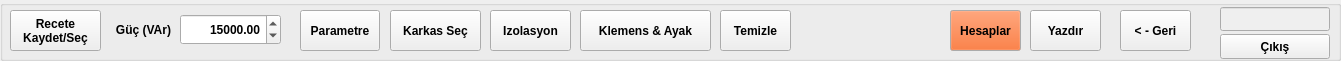
   <widget class="QGroupBox" name="groupBox_27">
    <property name="geometry">
     <rect>
      <x>4</x>
      <y>0</y>
      <width>1341</width>
      <height>61</height>
     </rect>
    </property>
    <property name="title">
     <string/>
    </property>
    <property name="flat">
     <bool>false</bool>
    </property>
    <widget class="QPushButton" name="pushButton_2">
     <property name="geometry">
      <rect>
       <x>1120</x>
       <y>10</y>
       <width>71</width>
       <height>41</height>
      </rect>
     </property>
     <property name="font">
      <font>
       <weight>75</weight>
       <bold>true</bold>
      </font>
     </property>
     <property name="text">
      <string>&lt; - Geri</string>
     </property>
    </widget>
    <widget class="QPushButton" name="pushButton_5">
     <property name="enabled">
      <bool>true</bool>
     </property>
     <property name="geometry">
      <rect>
       <x>10</x>
       <y>10</y>
       <width>91</width>
       <height>41</height>
      </rect>
     </property>
     <property name="font">
      <font>
       <weight>75</weight>
       <bold>true</bold>
      </font>
     </property>
     <property name="text">
      <string>Recete 
Kaydet/Seç</string>
     </property>
    </widget>
    <widget class="QLineEdit" name="lineEdit_user">
     <property name="enabled">
      <bool>false</bool>
     </property>
     <property name="geometry">
      <rect>
       <x>1220</x>
       <y>7</y>
       <width>110</width>
       <height>24</height>
      </rect>
     </property>
     <property name="alignment">
      <set>Qt::AlignCenter</set>
     </property>
    </widget>
    <widget class="QPushButton" name="pushButton_35">
     <property name="geometry">
      <rect>
       <x>1220</x>
       <y>34</y>
       <width>110</width>
       <height>25</height>
      </rect>
     </property>
     <property name="font">
      <font>
       <weight>75</weight>
       <bold>true</bold>
      </font>
     </property>
     <property name="text">
      <string>Çıkış</string>
     </property>
    </widget>
    <widget class="QPushButton" name="pushButton_4">
     <property name="geometry">
      <rect>
       <x>300</x>
       <y>10</y>
       <width>80</width>
       <height>41</height>
      </rect>
     </property>
     <property name="font">
      <font>
       <weight>75</weight>
       <bold>true</bold>
      </font>
     </property>
     <property name="text">
      <string>Parametre</string>
     </property>
    </widget>
    <widget class="QLabel" name="label_3">
     <property name="geometry">
      <rect>
       <x>100</x>
       <y>20</y>
       <width>71</width>
       <height>20</height>
      </rect>
     </property>
     <property name="font">
      <font>
       <weight>75</weight>
       <bold>true</bold>
      </font>
     </property>
     <property name="text">
      <string>Güç (VAr)</string>
     </property>
     <property name="alignment">
      <set>Qt::AlignRight|Qt::AlignTrailing|Qt::AlignVCenter</set>
     </property>
    </widget>
    <widget class="QDoubleSpinBox" name="doubleSpinBox_guc">
     <property name="geometry">
      <rect>
       <x>180</x>
       <y>14</y>
       <width>101</width>
       <height>31</height>
      </rect>
     </property>
     <property name="font">
      <font>
       <weight>75</weight>
       <bold>true</bold>
      </font>
     </property>
     <property name="layoutDirection">
      <enum>Qt::LeftToRight</enum>
     </property>
     <property name="autoFillBackground">
      <bool>false</bool>
     </property>
     <property name="alignment">
      <set>Qt::AlignRight|Qt::AlignTrailing|Qt::AlignVCenter</set>
     </property>
     <property name="maximum">
      <double>999999.989999999990687</double>
     </property>
     <property name="value">
      <double>15000.000000000000000</double>
     </property>
    </widget>
    <widget class="QPushButton" name="pushButton_6">
     <property name="geometry">
      <rect>
       <x>390</x>
       <y>10</y>
       <width>91</width>
       <height>41</height>
      </rect>
     </property>
     <property name="font">
      <font>
       <weight>75</weight>
       <bold>true</bold>
      </font>
     </property>
     <property name="text">
      <string>Karkas Seç</string>
     </property>
    </widget>
    <widget class="QPushButton" name="pushButton_8">
     <property name="geometry">
      <rect>
       <x>490</x>
       <y>10</y>
       <width>81</width>
       <height>41</height>
      </rect>
     </property>
     <property name="font">
      <font>
       <weight>75</weight>
       <bold>true</bold>
      </font>
     </property>
     <property name="text">
      <string>Izolasyon</string>
     </property>
    </widget>
    <widget class="QPushButton" name="pushButton_klemens">
     <property name="enabled">
      <bool>true</bool>
     </property>
     <property name="geometry">
      <rect>
       <x>580</x>
       <y>10</y>
       <width>131</width>
       <height>41</height>
      </rect>
     </property>
     <property name="font">
      <font>
       <weight>75</weight>
       <bold>true</bold>
      </font>
     </property>
     <property name="text">
      <string>Klemens &amp;&amp; Ayak</string>
     </property>
    </widget>
    <widget class="QPushButton" name="pushButton_7">
     <property name="geometry">
      <rect>
       <x>1030</x>
       <y>10</y>
       <width>71</width>
       <height>41</height>
      </rect>
     </property>
     <property name="font">
      <font>
       <weight>75</weight>
       <bold>true</bold>
      </font>
     </property>
     <property name="text">
      <string>Yazdır</string>
     </property>
    </widget>
    <widget class="QPushButton" name="pushButton_13">
     <property name="geometry">
      <rect>
       <x>720</x>
       <y>10</y>
       <width>71</width>
       <height>41</height>
      </rect>
     </property>
     <property name="font">
      <font>
       <weight>75</weight>
       <bold>true</bold>
      </font>
     </property>
     <property name="text">
      <string>Temizle</string>
     </property>
    </widget>
    <widget class="QPushButton" name="pushButton">
     <property name="enabled">
      <bool>true</bool>
     </property>
     <property name="geometry">
      <rect>
       <x>950</x>
       <y>10</y>
       <width>71</width>
       <height>41</height>
      </rect>
     </property>
     <property name="palette">
      <palette>
       <active>
        <colorrole role="Button">
         <brush brushstyle="SolidPattern">
          <color alpha="255">
           <red>239</red>
           <green>86</green>
           <blue>15</blue>
          </color>
         </brush>
        </colorrole>
       </active>
       <inactive>
        <colorrole role="Button">
         <brush brushstyle="SolidPattern">
          <color alpha="255">
           <red>239</red>
           <green>86</green>
           <blue>15</blue>
          </color>
         </brush>
        </colorrole>
       </inactive>
       <disabled>
        <colorrole role="Button">
         <brush brushstyle="SolidPattern">
          <color alpha="255">
           <red>239</red>
           <green>86</green>
           <blue>15</blue>
          </color>
         </brush>
        </colorrole>
       </disabled>
      </palette>
     </property>
     <property name="font">
      <font>
       <weight>75</weight>
       <bold>true</bold>
      </font>
     </property>
     <property name="text">
      <string>Hesaplar</string>
     </property>
    </widget>
   </widget>
